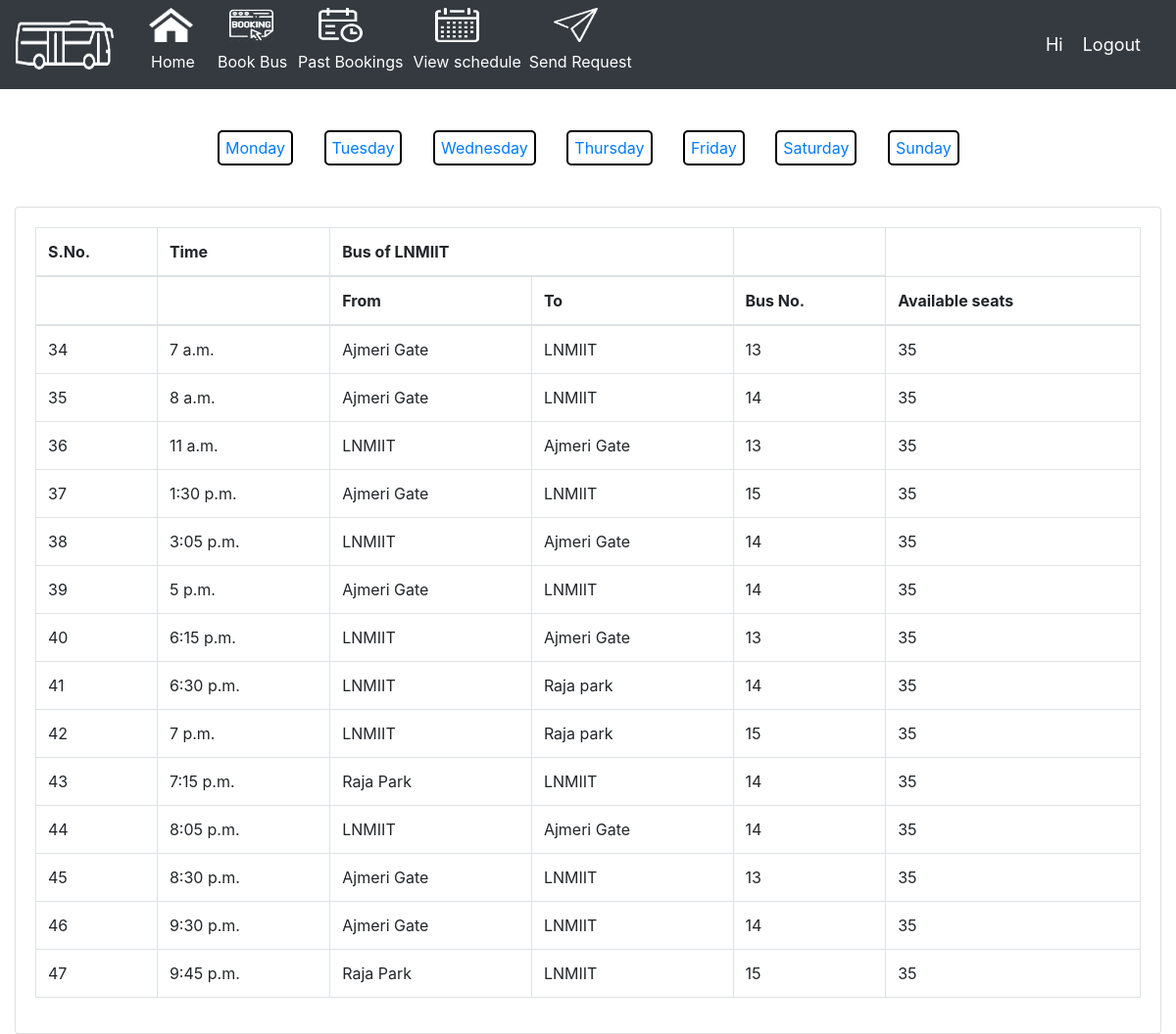
Page /schedule/ on the committed database.
### bus_M_/models.py (models this page shows, shortened)
class Schedule(models.Model):
    CATEGORY = (
			('Sunday', 'Sunday'),
			('Monday', 'Monday'),
            ('Tuesday', 'Tuesday'),
            ('Wednesday', 'Wednesday'),
            ('Thrusday', 'Thrusday'),
            ('Friday', 'Friday'),
            ('Saturday', 'Saturday'),
			)
    schedule_id = models.AutoField(primary_key=True)
    bus_id = models.ForeignKey(Bus, null=True, on_delete= models.CASCADE)
    time = models.TimeField(null=False)
    start = models.CharField(max_length=300,null=False)
    destination=models.CharField(max_length=300,null=False)
    available_seats = models.IntegerField(null=False)
    day= models.CharField(max_length=200,null=False,choices=CATEGORY)
    running_status = models.BooleanField(default=True)

class Bus(models.Model):
    bus_id = models.AutoField(primary_key=True)
    driver_id = models.ForeignKey(Driver, null=True, on_delete= models.CASCADE)
    availability = models.BooleanField(default=True)
    capacity = models.IntegerField(null=False)
    def __str__(self):
        return str(self.bus_id)

### bus_M_/views.py (the view)
# urls.py: path('schedule/', views.schedule, name='schedule'),
def schedule(request,data=None):
    if data==None:
        sch=Schedule.objects.filter(day='Monday')
        context={'sch': sch}
    elif data=='Monday':
        sch=Schedule.objects.filter(day='Monday')
        context={'sch': sch}
    elif data=='Tuesday':
        sch=Schedule.objects.filter(day='Tuesday')
        context={'sch': sch}
    elif data=='Wednesday':
        sch=Schedule.objects.filter(day='Wednesday')
        context={'sch': sch}
    elif data=='Thursday':
        sch=Schedule.objects.filter(day='Thursday')
        context={'sch': sch}
    elif data=='Friday':
        sch=Schedule.objects.filter(day='Friday')
        context={'sch': sch}
    elif data=='Saturday':
        sch=Schedule.objects.filter(day='Saturday')
        context={'sch': sch}
    elif data=='Sunday':
        sch=Schedule.objects.filter(day='Sunday')
        context={'sch': sch}
    return render(request, 'accounts/schedule.html',context)

### bus_M_/templates/accounts/schedule.html (shortened to what this page needs)
{%  extends 'accounts/main.html' %}
{% block content %}
<br><br>
                 <a href="{%url 'scheduledata' 'Monday' %}" style="border: 2px solid black; padding: 6px 6px 6px; border-radius: 5px;">Monday</a>&nbsp; &nbsp;&nbsp; &nbsp;
                  <a href="{%url 'scheduledata' 'Tuesday' %}" style="border: 2px solid black; padding: 6px 6px 6px; border-radius: 5px;">Tuesday</a>&nbsp; &nbsp;&nbsp; &nbsp;
                  <a href="{%url 'scheduledata' 'Wednesday' %}" style="border: 2px solid black; padding: 6px 6px 6px; border-radius: 5px;">Wednesday</a>&nbsp; &nbsp;&nbsp; &nbsp;
                 <a href="{%url 'scheduledata' 'Thursday' %}" style="border: 2px solid black; padding: 6px 6px 6px; border-radius: 5px;">Thursday</a>&nbsp; &nbsp;&nbsp; &nbsp;
                    <a href="{%url 'scheduledata' 'Friday' %}" style="border: 2px solid black; padding: 6px 6px 6px; border-radius: 5px;">Friday</a>&nbsp; &nbsp;&nbsp; &nbsp;
                     <a href="{%url 'scheduledata' 'Saturday' %}" style="border: 2px solid black; padding: 6px 6px 6px; border-radius: 5px;">Saturday</a>&nbsp; &nbsp;&nbsp; &nbsp;
                        <a href="{%url 'scheduledata' 'Sunday' %}" style="border: 2px solid black; padding: 6px 6px 6px; border-radius: 5px;">Sunday</a>&nbsp; &nbsp;&nbsp; &nbsp;
               <br>
                <br><br>
		<div class="row">
			<div class="col-md">
				<div class="card card-body">
					<table class="table table-bordered">
                                    <thead>
                                        <tr>
                                            <th>S.No.</th>
                                            <th>Time</th>
                                            <th colspan="2">Bus of LNMIIT</th>
                                            <th></th>
                                        </tr>
                                        <tr>
                                            <th></th>
                                            <th></th>
                                            <th>From</th>
                                            <th>To</th>
                                            <th>Bus No.</th>
                                            <th>Available seats</th>
                                        </tr>
                                        </thead>
                                    <tbody>
                                        {% for p in sch %}
                                        {%if p.running_status%}
                                        <tr>
                                            <td>{{p.schedule_id}}</td>
                                            <td>{{p.time}}</td>
                                            <td>{{p.start}}</td>
                                            <td>{{p.destination}}</td>
                                            <td>{{p.bus_id}}</td>
                                            <td>{{p.available_seats}}</td>
                                        </tr>
                                        {%endif%}
                                        {%endfor%}
                                    </tbody>
                                        </table>
				</div>
			</div>
		</div>
{% endblock content %}

### rows in the picture
Schedule: schedule_id "34", time "7 a.m.", start "Ajmeri Gate", destination "LNMIIT", bus_id "13", available_seats "35"
Schedule: schedule_id "35", time "8 a.m.", start "Ajmeri Gate", destination "LNMIIT", bus_id "14", available_seats "35"
Schedule: schedule_id "36", time "11 a.m.", start "LNMIIT", destination "Ajmeri Gate", bus_id "13", available_seats "35"
Schedule: schedule_id "37", time "1:30 p.m.", start "Ajmeri Gate", destination "LNMIIT", bus_id "15", available_seats "35"
Schedule: schedule_id "38", time "3:05 p.m.", start "LNMIIT", destination "Ajmeri Gate", bus_id "14", available_seats "35"
Schedule: schedule_id "39", time "5 p.m.", start "Ajmeri Gate", destination "LNMIIT", bus_id "14", available_seats "35"
Schedule: schedule_id "40", time "6:15 p.m.", start "LNMIIT", destination "Ajmeri Gate", bus_id "13", available_seats "35"
Schedule: schedule_id "41", time "6:30 p.m.", start "LNMIIT", destination "Raja park", bus_id "14", available_seats "35"
Schedule: schedule_id "42", time "7 p.m.", start "LNMIIT", destination "Raja park", bus_id "15", available_seats "35"
Schedule: schedule_id "43", time "7:15 p.m.", start "Raja Park", destination "LNMIIT", bus_id "14", available_seats "35"
Schedule: schedule_id "44", time "8:05 p.m.", start "LNMIIT", destination "Ajmeri Gate", bus_id "14", available_seats "35"
Schedule: schedule_id "45", time "8:30 p.m.", start "Ajmeri Gate", destination "LNMIIT", bus_id "13", available_seats "35"
Schedule: schedule_id "46", time "9:30 p.m.", start "Ajmeri Gate", destination "LNMIIT", bus_id "14", available_seats "35"
Schedule: schedule_id "47", time "9:45 p.m.", start "Raja Park", destination "LNMIIT", bus_id "15", available_seats "35"
